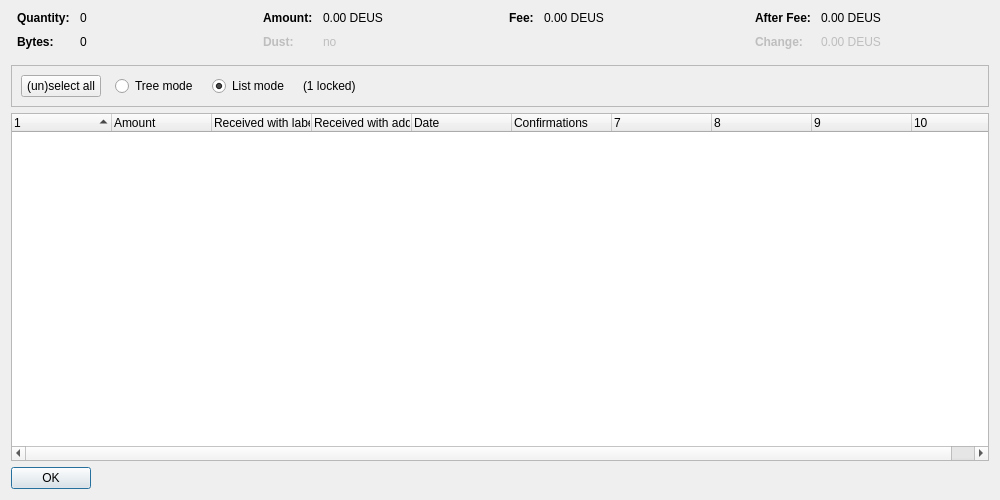
<?xml version="1.0" encoding="UTF-8"?>
<ui version="4.0">
 <class>CoinControlDialog</class>
 <widget class="QDialog" name="CoinControlDialog">
  <property name="geometry">
   <rect>
    <x>0</x>
    <y>0</y>
    <width>1000</width>
    <height>500</height>
   </rect>
  </property>
  <property name="windowTitle">
   <string>Coin Selection</string>
  </property>
  <layout class="QVBoxLayout" name="verticalLayout">
   <item>
    <layout class="QHBoxLayout" name="horizontalLayoutTop" stretch="0,0,0,0">
     <property name="topMargin">
      <number>0</number>
     </property>
     <property name="bottomMargin">
      <number>10</number>
     </property>
     <item>
      <layout class="QFormLayout" name="formLayoutCoinControl1">
       <property name="horizontalSpacing">
        <number>10</number>
       </property>
       <property name="verticalSpacing">
        <number>10</number>
       </property>
       <property name="leftMargin">
        <number>6</number>
       </property>
       <property name="rightMargin">
        <number>6</number>
       </property>
       <item row="0" column="0">
        <widget class="QLabel" name="labelCoinControlQuantityText">
         <property name="font">
          <font>
           <weight>75</weight>
           <bold>true</bold>
          </font>
         </property>
         <property name="text">
          <string>Quantity:</string>
         </property>
        </widget>
       </item>
       <item row="0" column="1">
        <widget class="QLabel" name="labelCoinControlQuantity">
         <property name="cursor">
          <cursorShape>IBeamCursor</cursorShape>
         </property>
         <property name="contextMenuPolicy">
          <enum>Qt::ActionsContextMenu</enum>
         </property>
         <property name="text">
          <string notr="true">0</string>
         </property>
         <property name="textInteractionFlags">
          <set>Qt::LinksAccessibleByMouse|Qt::TextSelectableByKeyboard|Qt::TextSelectableByMouse</set>
         </property>
        </widget>
       </item>
       <item row="1" column="0">
        <widget class="QLabel" name="labelCoinControlBytesText">
         <property name="font">
          <font>
           <weight>75</weight>
           <bold>true</bold>
          </font>
         </property>
         <property name="text">
          <string>Bytes:</string>
         </property>
        </widget>
       </item>
       <item row="1" column="1">
        <widget class="QLabel" name="labelCoinControlBytes">
         <property name="cursor">
          <cursorShape>IBeamCursor</cursorShape>
         </property>
         <property name="contextMenuPolicy">
          <enum>Qt::ActionsContextMenu</enum>
         </property>
         <property name="text">
          <string notr="true">0</string>
         </property>
         <property name="textInteractionFlags">
          <set>Qt::LinksAccessibleByMouse|Qt::TextSelectableByKeyboard|Qt::TextSelectableByMouse</set>
         </property>
        </widget>
       </item>
      </layout>
     </item>
     <item>
      <layout class="QFormLayout" name="formLayoutCoinControl2">
       <property name="horizontalSpacing">
        <number>10</number>
       </property>
       <property name="verticalSpacing">
        <number>10</number>
       </property>
       <property name="leftMargin">
        <number>6</number>
       </property>
       <property name="rightMargin">
        <number>6</number>
       </property>
       <item row="0" column="0">
        <widget class="QLabel" name="labelCoinControlAmountText">
         <property name="font">
          <font>
           <weight>75</weight>
           <bold>true</bold>
          </font>
         </property>
         <property name="text">
          <string>Amount:</string>
         </property>
        </widget>
       </item>
       <item row="0" column="1">
        <widget class="QLabel" name="labelCoinControlAmount">
         <property name="cursor">
          <cursorShape>IBeamCursor</cursorShape>
         </property>
         <property name="contextMenuPolicy">
          <enum>Qt::ActionsContextMenu</enum>
         </property>
         <property name="text">
          <string notr="true">0.00 DEUS</string>
         </property>
         <property name="textInteractionFlags">
          <set>Qt::LinksAccessibleByMouse|Qt::TextSelectableByKeyboard|Qt::TextSelectableByMouse</set>
         </property>
        </widget>
       </item>
       <item row="1" column="0">
        <widget class="QLabel" name="labelCoinControlLowOutputText">
         <property name="enabled">
          <bool>false</bool>
         </property>
         <property name="font">
          <font>
           <weight>75</weight>
           <bold>true</bold>
          </font>
         </property>
         <property name="text">
          <string>Dust:</string>
         </property>
        </widget>
       </item>
       <item row="1" column="1">
        <widget class="QLabel" name="labelCoinControlLowOutput">
         <property name="enabled">
          <bool>false</bool>
         </property>
         <property name="cursor">
          <cursorShape>IBeamCursor</cursorShape>
         </property>
         <property name="contextMenuPolicy">
          <enum>Qt::ActionsContextMenu</enum>
         </property>
         <property name="text">
          <string notr="true">no</string>
         </property>
         <property name="textInteractionFlags">
          <set>Qt::LinksAccessibleByMouse|Qt::TextSelectableByKeyboard|Qt::TextSelectableByMouse</set>
         </property>
        </widget>
       </item>
      </layout>
     </item>
     <item>
      <layout class="QFormLayout" name="formLayoutCoinControl3">
       <property name="horizontalSpacing">
        <number>10</number>
       </property>
       <property name="verticalSpacing">
        <number>10</number>
       </property>
       <property name="leftMargin">
        <number>6</number>
       </property>
       <property name="rightMargin">
        <number>6</number>
       </property>
       <item row="0" column="0">
        <widget class="QLabel" name="labelCoinControlFeeText">
         <property name="font">
          <font>
           <weight>75</weight>
           <bold>true</bold>
          </font>
         </property>
         <property name="text">
          <string>Fee:</string>
         </property>
        </widget>
       </item>
       <item row="0" column="1">
        <widget class="QLabel" name="labelCoinControlFee">
         <property name="cursor">
          <cursorShape>IBeamCursor</cursorShape>
         </property>
         <property name="contextMenuPolicy">
          <enum>Qt::ActionsContextMenu</enum>
         </property>
         <property name="text">
          <string notr="true">0.00 DEUS</string>
         </property>
         <property name="textInteractionFlags">
          <set>Qt::LinksAccessibleByMouse|Qt::TextSelectableByKeyboard|Qt::TextSelectableByMouse</set>
         </property>
        </widget>
       </item>
      </layout>
     </item>
     <item>
      <layout class="QFormLayout" name="formLayoutCoinControl4">
       <property name="horizontalSpacing">
        <number>10</number>
       </property>
       <property name="verticalSpacing">
        <number>10</number>
       </property>
       <property name="leftMargin">
        <number>6</number>
       </property>
       <property name="rightMargin">
        <number>6</number>
       </property>
       <item row="0" column="0">
        <widget class="QLabel" name="labelCoinControlAfterFeeText">
         <property name="font">
          <font>
           <weight>75</weight>
           <bold>true</bold>
          </font>
         </property>
         <property name="text">
          <string>After Fee:</string>
         </property>
        </widget>
       </item>
       <item row="0" column="1">
        <widget class="QLabel" name="labelCoinControlAfterFee">
         <property name="cursor">
          <cursorShape>IBeamCursor</cursorShape>
         </property>
         <property name="contextMenuPolicy">
          <enum>Qt::ActionsContextMenu</enum>
         </property>
         <property name="text">
          <string notr="true">0.00 DEUS</string>
         </property>
         <property name="textInteractionFlags">
          <set>Qt::LinksAccessibleByMouse|Qt::TextSelectableByKeyboard|Qt::TextSelectableByMouse</set>
         </property>
        </widget>
       </item>
       <item row="1" column="0">
        <widget class="QLabel" name="labelCoinControlChangeText">
         <property name="enabled">
          <bool>false</bool>
         </property>
         <property name="font">
          <font>
           <weight>75</weight>
           <bold>true</bold>
          </font>
         </property>
         <property name="text">
          <string>Change:</string>
         </property>
        </widget>
       </item>
       <item row="1" column="1">
        <widget class="QLabel" name="labelCoinControlChange">
         <property name="enabled">
          <bool>false</bool>
         </property>
         <property name="cursor">
          <cursorShape>IBeamCursor</cursorShape>
         </property>
         <property name="contextMenuPolicy">
          <enum>Qt::ActionsContextMenu</enum>
         </property>
         <property name="text">
          <string notr="true">0.00 DEUS</string>
         </property>
         <property name="textInteractionFlags">
          <set>Qt::LinksAccessibleByMouse|Qt::TextSelectableByKeyboard|Qt::TextSelectableByMouse</set>
         </property>
        </widget>
       </item>
      </layout>
     </item>
    </layout>
   </item>
   <item>
    <widget class="QFrame" name="frame">
     <property name="minimumSize">
      <size>
       <width>0</width>
       <height>40</height>
      </size>
     </property>
     <property name="frameShape">
      <enum>QFrame::StyledPanel</enum>
     </property>
     <property name="frameShadow">
      <enum>QFrame::Sunken</enum>
     </property>
     <layout class="QHBoxLayout" name="horizontalLayout">
      <item>
       <layout class="QHBoxLayout" name="horizontalLayoutPanel" stretch="0,0,0,0,0">
        <property name="spacing">
         <number>14</number>
        </property>
        <item>
         <widget class="QPushButton" name="pushButtonSelectAll">
          <property name="sizePolicy">
           <sizepolicy hsizetype="Maximum" vsizetype="Fixed">
            <horstretch>0</horstretch>
            <verstretch>0</verstretch>
           </sizepolicy>
          </property>
          <property name="text">
           <string>(un)select all</string>
          </property>
          <property name="autoDefault">
           <bool>false</bool>
          </property>
         </widget>
        </item>
        <item>
         <widget class="QRadioButton" name="radioTreeMode">
          <property name="sizePolicy">
           <sizepolicy hsizetype="Maximum" vsizetype="Fixed">
            <horstretch>0</horstretch>
            <verstretch>0</verstretch>
           </sizepolicy>
          </property>
          <property name="text">
           <string>Tree mode</string>
          </property>
         </widget>
        </item>
        <item>
         <widget class="QRadioButton" name="radioListMode">
          <property name="sizePolicy">
           <sizepolicy hsizetype="Maximum" vsizetype="Fixed">
            <horstretch>0</horstretch>
            <verstretch>0</verstretch>
           </sizepolicy>
          </property>
          <property name="text">
           <string>List mode</string>
          </property>
          <property name="checked">
           <bool>true</bool>
          </property>
         </widget>
        </item>
        <item>
         <widget class="QLabel" name="labelLocked">
          <property name="text">
           <string notr="true">(1 locked)</string>
          </property>
         </widget>
        </item>
        <item>
         <spacer name="horizontalSpacer">
          <property name="orientation">
           <enum>Qt::Horizontal</enum>
          </property>
          <property name="sizeHint" stdset="0">
           <size>
            <width>40</width>
            <height>20</height>
           </size>
          </property>
         </spacer>
        </item>
       </layout>
      </item>
     </layout>
    </widget>
   </item>
   <item>
    <widget class="CoinControlTreeWidget" name="treeWidget">
     <property name="contextMenuPolicy">
      <enum>Qt::CustomContextMenu</enum>
     </property>
     <property name="sortingEnabled">
      <bool>false</bool>
     </property>
     <property name="columnCount">
      <number>10</number>
     </property>
     <attribute name="headerShowSortIndicator" stdset="0">
      <bool>true</bool>
     </attribute>
     <attribute name="headerStretchLastSection">
      <bool>false</bool>
     </attribute>
     <column>
      <property name="text">
       <string/>
      </property>
     </column>
     <column>
      <property name="text">
       <string>Amount</string>
      </property>
     </column>
     <column>
      <property name="text">
       <string>Received with label</string>
      </property>
     </column>
     <column>
      <property name="text">
       <string>Received with address</string>
      </property>
     </column>
     <column>
      <property name="text">
       <string>Date</string>
      </property>
     </column>
     <column>
      <property name="text">
       <string>Confirmations</string>
      </property>
      <property name="toolTip">
       <string>Confirmed</string>
      </property>
     </column>
     <column>
      <property name="text">
       <string/>
      </property>
     </column>
     <column>
      <property name="text">
       <string/>
      </property>
     </column>
     <column>
      <property name="text">
       <string/>
      </property>
     </column>
     <column>
      <property name="text">
       <string/>
      </property>
     </column>
    </widget>
   </item>
   <item>
    <widget class="QDialogButtonBox" name="buttonBox">
     <property name="sizePolicy">
      <sizepolicy hsizetype="Maximum" vsizetype="Fixed">
       <horstretch>0</horstretch>
       <verstretch>0</verstretch>
      </sizepolicy>
     </property>
     <property name="orientation">
      <enum>Qt::Horizontal</enum>
     </property>
     <property name="standardButtons">
      <set>QDialogButtonBox::Ok</set>
     </property>
    </widget>
   </item>
  </layout>
 </widget>
 <customwidgets>
  <customwidget>
   <class>CoinControlTreeWidget</class>
   <extends>QTreeWidget</extends>
   <header>coincontroltreewidget.h</header>
  </customwidget>
 </customwidgets>
 <resources/>
 <connections/>
</ui>
